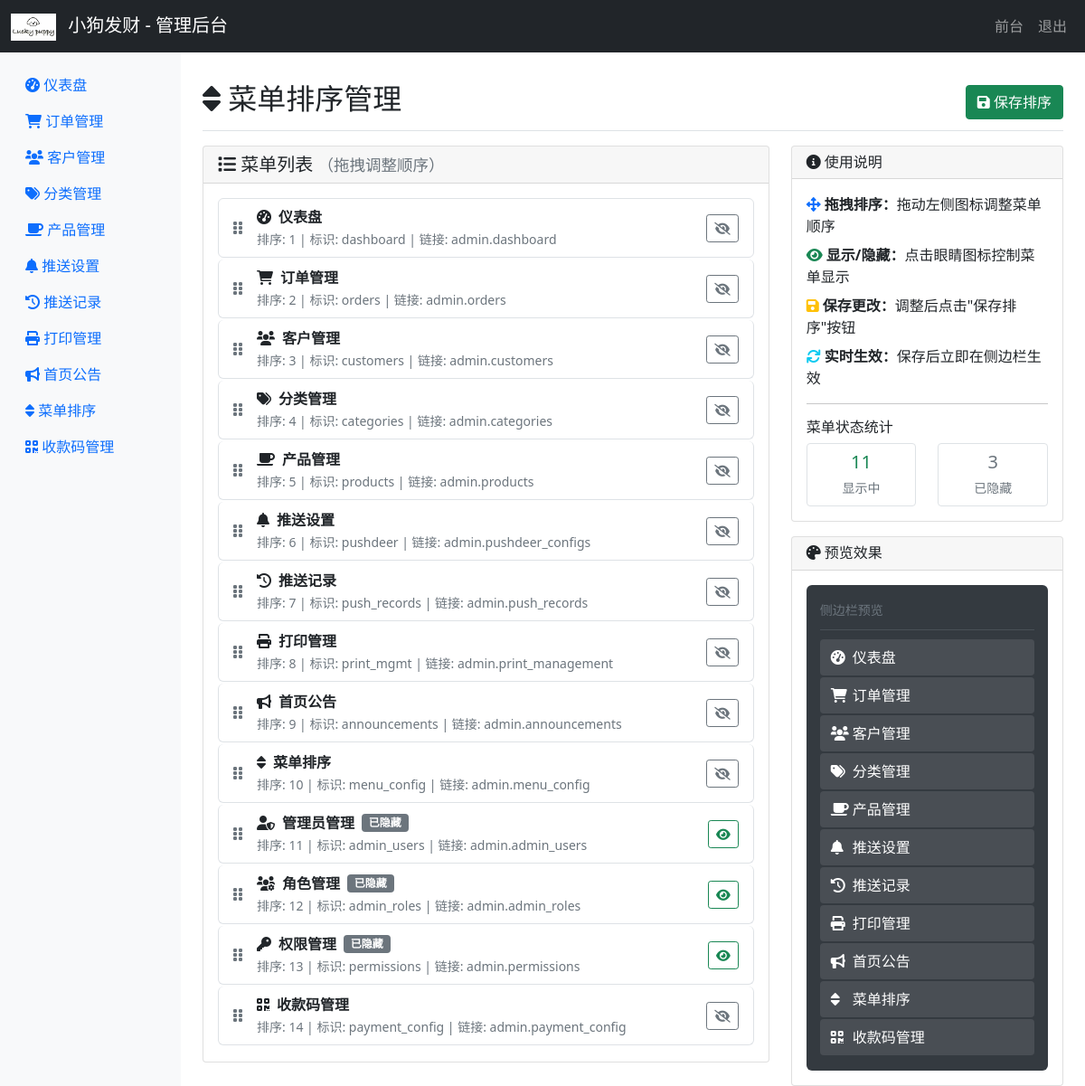
Screenshot of /admin/menu_config (signed in) with the database file from the repository.
### app/models.py (models this page shows, shortened)
class MenuConfig(db.Model):
    id = db.Column(db.Integer, primary_key=True)
    menu_key = db.Column(db.String(50), unique=True, nullable=False)  # 菜单唯一标识
    menu_name = db.Column(db.String(100), nullable=False)  # 菜单显示名称
    menu_icon = db.Column(db.String(50), nullable=False)  # 菜单图标
    menu_url = db.Column(db.String(200), nullable=True)  # 菜单链接
    parent_key = db.Column(db.String(50), nullable=True)  # 父菜单标识
    sort_order = db.Column(db.Integer, default=0)  # 排序顺序
    is_active = db.Column(db.Boolean, default=True)  # 是否启用
    is_visible = db.Column(db.Boolean, default=True)  # 是否显示
    created_at = db.Column(db.DateTime, default=datetime.utcnow)
    updated_at = db.Column(db.DateTime, default=datetime.utcnow, onupdate=datetime.utcnow)

### app/admin/routes.py (the view)
@bp.route('/menu_config')
@admin_required
def menu_config():
    menus = MenuConfig.query.order_by(MenuConfig.sort_order).all()
    return render_template('admin/menu_config.html', menus=menus)

### app/__init__.py (called while the page is built)
def create_app():
    app = Flask(__name__, template_folder='../templates', static_folder='../static')
    app.config.from_object(Config)
    from app.models import db
    db.init_app(app)
    from app.main import bp as main_bp
    app.register_blueprint(main_bp)
    from app.admin import bp as admin_bp
    app.register_blueprint(admin_bp, url_prefix='/admin')
    from app.admin.print_routes import bp as print_bp
    app.register_blueprint(print_bp)
    @app.template_global()
    def get_admin_menu_items():
        from app.models import MenuConfig
        try:
            menus = MenuConfig.query.filter_by(is_active=True, is_visible=True).order_by(MenuConfig.sort_order).all()
            return menus
        except:
            return []
    return app

### app/admin/routes.py (called while the page is built)
def admin_required(f):
    @wraps(f)
    def decorated_function(*args, **kwargs):
        if not session.get('is_admin'):
            flash('请先登录管理员账户', 'error')
            return redirect(url_for('admin.login'))
        return f(*args, **kwargs)
    return decorated_function

### templates/admin/menu_config.html (shortened to what this page needs)
{% extends "admin/base.html" %}
{% block content %}
<div class="d-flex justify-content-between flex-wrap flex-md-nowrap align-items-center pt-3 pb-2 mb-3 border-bottom">
    <h1 class="h2">
        <i class="fas fa-sort"></i> 菜单排序管理
    </h1>
    <div class="btn-toolbar mb-2 mb-md-0">
        <button type="button" class="btn btn-success ms-2" onclick="saveOrder()">
            <i class="fas fa-save"></i> 保存排序
        </button>
    </div>
</div>
{% if menus %}
<div class="row">
    <div class="col-md-8">
        <div class="card">
            <div class="card-header">
                <h5 class="mb-0">
                    <i class="fas fa-list"></i> 菜单列表
                    <small class="text-muted">（拖拽调整顺序）</small>
                </h5>
            </div>
            <div class="card-body">
                <div id="sortable-menu" class="list-group">
                    {% for menu in menus %}
                    <div class="list-group-item d-flex justify-content-between align-items-center"
                         data-menu-id="{{ menu.id }}"
                         data-sort-order="{{ menu.sort_order }}">
                        <div class="d-flex align-items-center">
                            <div class="drag-handle me-3" style="cursor: move;">
                                <i class="fas fa-grip-vertical text-muted"></i>
                            </div>
                            <div class="menu-info">
                                <div class="d-flex align-items-center">
                                    <i class="{{ menu.menu_icon }} me-2"></i>
                                    <strong>{{ menu.menu_name }}</strong>
                                    {% if not menu.is_visible %}
                                    <span class="badge bg-secondary ms-2">已隐藏</span>
                                    {% endif %}
                                </div>
                                <small class="text-muted">
                                    排序: {{ menu.sort_order }} |
                                    标识: {{ menu.menu_key }} |
                                    链接: {{ menu.menu_url or '无' }}
                                </small>
                            </div>
                        </div>
                        <div class="menu-actions">
                            <a href="{{ url_for('admin.toggle_menu_visibility', menu_id=menu.id) }}"
                               class="btn btn-sm {% if menu.is_visible %}btn-outline-secondary{% else %}btn-outline-success{% endif %}"
                               title="{% if menu.is_visible %}隐藏菜单{% else %}显示菜单{% endif %}">
                                <i class="fas {% if menu.is_visible %}fa-eye-slash{% else %}fa-eye{% endif %}"></i>
                            </a>
                        </div>
                    </div>
                    {% endfor %}
                </div>
            </div>
        </div>
    </div>
    <div class="col-md-4">
        <div class="card">
            <div class="card-header">
                <h6 class="mb-0">
                    <i class="fas fa-info-circle"></i> 使用说明
                </h6>
            </div>
            <div class="card-body">
                <ul class="list-unstyled">
                    <li class="mb-2">
                        <i class="fas fa-arrows-alt text-primary"></i>
                        <strong>拖拽排序：</strong>拖动左侧图标调整菜单顺序
                    </li>
                    <li class="mb-2">
                        <i class="fas fa-eye text-success"></i>
                        <strong>显示/隐藏：</strong>点击眼睛图标控制菜单显示
                    </li>
                    <li class="mb-2">
                        <i class="fas fa-save text-warning"></i>
                        <strong>保存更改：</strong>调整后点击"保存排序"按钮
                    </li>
                    <li class="mb-2">
                        <i class="fas fa-sync text-info"></i>
                        <strong>实时生效：</strong>保存后立即在侧边栏生效
                    </li>
                </ul>
                <hr>
                <h6>菜单状态统计</h6>
                <div class="row text-center">
                    <div class="col-6">
                        <div class="border rounded p-2">
                            <div class="h5 mb-1 text-success">{{ menus|selectattr('is_visible')|list|length }}</div>
                            <small class="text-muted">显示中</small>
                        </div>
                    </div>
                    <div class="col-6">
                        <div class="border rounded p-2">
                            <div class="h5 mb-1 text-secondary">{{ menus|rejectattr('is_visible')|list|length }}</div>
                            <small class="text-muted">已隐藏</small>
                        </div>
                    </div>
                </div>
            </div>
        </div>
        <div class="card mt-3">
            <div class="card-header">
                <h6 class="mb-0">
                    <i class="fas fa-palette"></i> 预览效果
                </h6>
            </div>
            <div class="card-body">
                <div class="sidebar-preview">
                    <div class="preview-header">
                        <small class="text-muted">侧边栏预览</small>
                    </div>
                    <div class="preview-menu">
                        {% for menu in menus if menu.is_visible %}
                        <div class="preview-item">
                            <i class="{{ menu.menu_icon }}"></i>
                            <span>{{ menu.menu_name }}</span>
                        </div>
                        {% endfor %}
                    </div>
                </div>
            </div>
        </div>
    </div>
</div>
{% endif %}
<link rel="stylesheet" href="https://code.jquery.com/ui/1.13.2/themes/ui-lightness/jquery-ui.css">
{% endblock %}

### templates/admin/base.html (shortened to what this page needs)
<!DOCTYPE html>
<html lang="zh-CN">
<head>
    <link href="https://cdn.jsdelivr.net/npm/bootstrap@5.1.3/dist/css/bootstrap.min.css" rel="stylesheet">
    <link href="https://cdnjs.cloudflare.com/ajax/libs/font-awesome/6.0.0/css/all.min.css" rel="stylesheet">
</head>
<body>
    <nav class="navbar navbar-expand-lg navbar-dark bg-dark">
        <div class="container-fluid">
            <a class="navbar-brand" href="{{ url_for('admin.dashboard') }}">
                <img src="{{ url_for('static', filename='logo/logo.png') }}" alt="小狗发财" height="30" class="me-2">
                小狗发财 - 管理后台
            </a>
            <div class="navbar-nav ms-auto">
                <a class="nav-link" href="{{ url_for('main.index') }}">前台</a>
                <a class="nav-link" href="{{ url_for('admin.logout') }}">退出</a>
            </div>
        </div>
    </nav>
    <div class="container-fluid">
        <div class="row">
            <nav class="col-md-2 d-md-block bg-light sidebar">
                <div class="position-sticky pt-3">
                    <ul class="nav flex-column">
                        {% set menu_items = get_admin_menu_items() %}
                        {% for menu in menu_items %}
                        <li class="nav-item">
                            <a class="nav-link" href="{{ url_for(menu.menu_url) if menu.menu_url else '#' }}">
                                <i class="{{ menu.menu_icon }}"></i> {{ menu.menu_name }}
                            </a>
                        </li>
                        {% endfor %}
                    </ul>
                </div>
            </nav>
            <main class="col-md-10 ms-sm-auto px-md-4">
                <div class="pt-3">
                    {% block content %}{% endblock %}
                </div>
            </main>
        </div>
    </div>
</body>
</html>

### templates/admin/menu_config.html (style rules this page uses)
.list-group-item { border: 1px solid #dee2e6; margin-bottom: 2px; border-radius: 0.375rem !important; }
.sidebar-preview { background: #343a40; border-radius: 0.375rem; padding: 15px; color: white; }
.preview-header { border-bottom: 1px solid #495057; padding-bottom: 10px; margin-bottom: 10px; }
.preview-item { padding: 8px 12px; margin-bottom: 2px; border-radius: 0.25rem; background: rgba(255,255,255,0.1); display: flex; align-items: center; }
.preview-item i { margin-right: 8px; width: 16px; }
.menu-actions .btn { margin-left: 5px; }
.drag-handle { transition: color 0.2s ease; }

### rows the page displays
MenuConfig: menu_name "仪表盘", sort_order "1", menu_key "dashboard", menu_url "admin.dashboard", is_visible True (drawn)
MenuConfig: menu_name "订单管理", sort_order "2", menu_key "orders", menu_url "admin.orders", is_visible True (drawn)
MenuConfig: menu_name "客户管理", sort_order "3", menu_key "customers", menu_url "admin.customers", is_visible True (drawn)
MenuConfig: menu_name "分类管理", sort_order "4", menu_key "categories", menu_url "admin.categories", is_visible True (drawn)
MenuConfig: menu_name "产品管理", sort_order "5", menu_key "products", menu_url "admin.products", is_visible True (drawn)
MenuConfig: menu_name "推送设置", sort_order "6", menu_key "pushdeer", menu_url "admin.pushdeer_configs", is_visible True (drawn)
MenuConfig: menu_name "推送记录", sort_order "7", menu_key "push_records", menu_url "admin.push_records", is_visible True (drawn)
MenuConfig: menu_name "打印管理", sort_order "8", menu_key "print_mgmt", menu_url "admin.print_management", is_visible True (drawn)
MenuConfig: menu_name "首页公告", sort_order "9", menu_key "announcements", menu_url "admin.announcements", is_visible True (drawn)
MenuConfig: menu_name "菜单排序", sort_order "10", menu_key "menu_config", menu_url "admin.menu_config", is_visible True (drawn)
MenuConfig: menu_name "收款码管理", sort_order "14", menu_key "payment_config", menu_url "admin.payment_config", is_visible True (drawn)
MenuConfig: menu_name "管理员管理", is_visible "已隐藏", sort_order "11", menu_key "admin_users", menu_url "admin.admin_users"
MenuConfig: menu_name "角色管理", is_visible "已隐藏", sort_order "12", menu_key "admin_roles", menu_url "admin.admin_roles"
MenuConfig: menu_name "权限管理", is_visible "已隐藏", sort_order "13", menu_key "permissions", menu_url "admin.permissions"

### other values shown
{{ menus|selectattr('is_visible')|list|length }} "11"
{{ menus|rejectattr('is_visible')|list|length }} "3"
